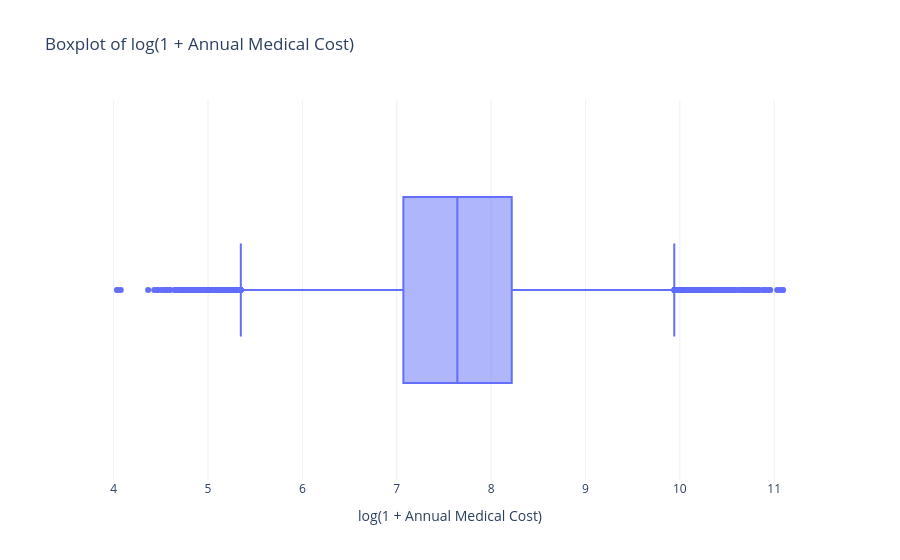

Notebook code for this chart:
### Code cell
fig = px.box(
    df,
    x=log_target,
    points="outliers",
    title="Boxplot of log(1 + Annual Medical Cost)",
    template="plotly_white"
)

fig.update_layout(
    xaxis_title="log(1 + Annual Medical Cost)"
)

fig.show()

### Figure 1 — Plotly figure (JSON) as saved in the notebook; plotly's stock layout.template omitted (floating-point values rounded to 4 significant figures; data arrays with more than 128 entries replaced by an {"elided": "..."} marker saying what was removed)
{"data": [{"alignmentgroup": "True", "boxpoints": "outliers", "hovertemplate": "log1p_annual_medical_cost=%{x}<extra></extra>", "legendgroup": "", "marker": {"color": "#636efa"}, "name": "", "notched": false, "offsetgroup": "", "orientation": "h", "showlegend": false, "x": {"elided": "100000 float values"}, "x0": " ", "xaxis": "x", "y0": " ", "yaxis": "y", "type": "box"}], "layout": {"xaxis": {"anchor": "y", "domain": [0.0, 1.0], "title": {"text": "log(1 + Annual Medical Cost)"}}, "yaxis": {"anchor": "x", "domain": [0.0, 1.0]}, "legend": {"tracegroupgap": 0}, "title": {"text": "Boxplot of log(1 + Annual Medical Cost)"}, "boxmode": "group"}}
